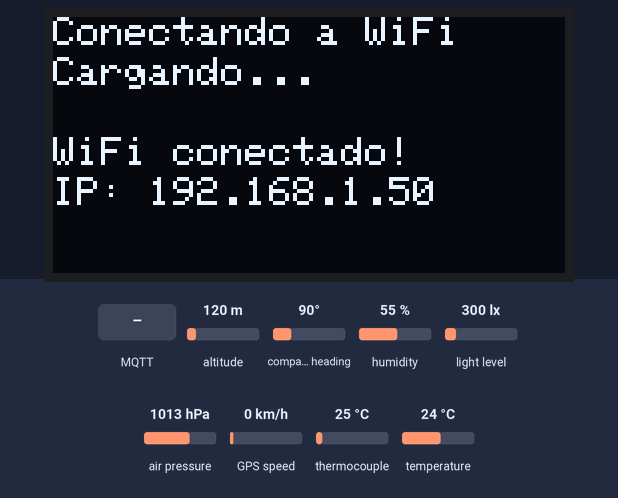
Recording of a sketch running on a simulated ESP32. On the bench: 128×64 one-colour display. The inputs (shaded band) are chosen by the test bench; at power-on: altitude 120 m, compass heading 90°, humidity 55 %, light level 300 lx, air pressure 1013 hPa, GPS speed 0 km/h, thermocouple 25 °C, temperature 24 °C. WiFi joins after 1.5 s; servers stay silent unless stated; uploads are accepted with an empty reply; the GPS gets a fix after 3 s at 37.7749, -122.4194 with 8 satellites; no MQTT or app messages arrive unless stated; what the sketch prints to the serial monitor is not drawn.

Above: at 2.7 s.
At 8.9 s:
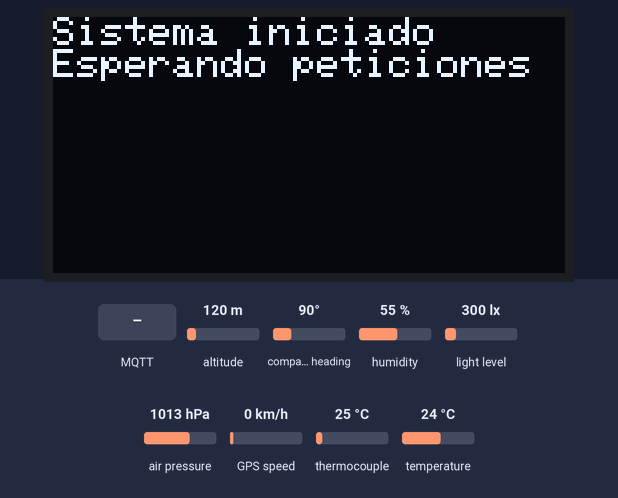
9.0 s: MQTT message "solicitar_datos" arrives on the first subscribed topic
At 10.3 s:
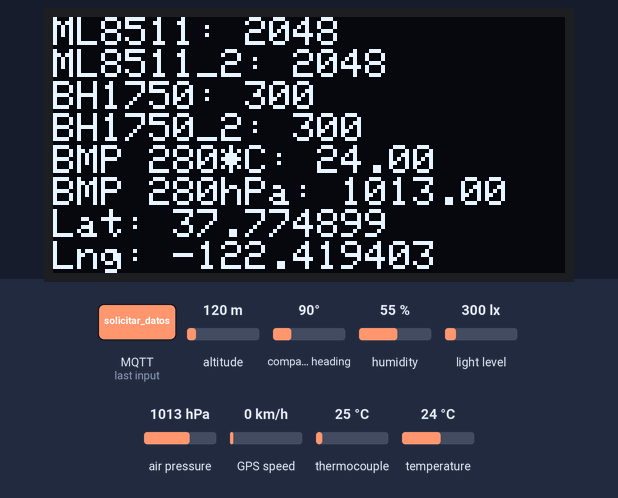
Timing chart, 0 to 12.0 s (numbered marks = the images above; inputs shaded):
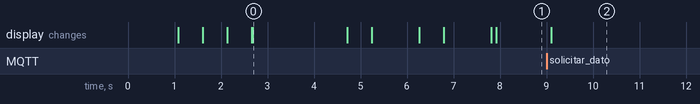

The sketch:

ComWiFi.ino
```cpp
//Librerias
#include "driver/adc.h"      // diver del ADC
#include <Wire.h>           //I2C
#include "BH1750.h"        //I2C
#include <PubSubClient.h> //MQTT
#include <HardwareSerial.h>
#include <TinyGPSPlus.h>
#include <Adafruit_BMP280.h>
#include "max6675.h"
#include <WiFi.h>
#include <HTTPClient.h>
#include <Adafruit_GFX.h>       //Para OLED
#include <Adafruit_SSD1306.h>   //Para OLED
#include "DHT.h"


//Credenciales WiFi
const char* ssid = "Edwin";
const char* password = "seed1234";

//const char* ssid = "Edwin-Lima";
//const char* password = "edwinlim123";

// Configuración MQTT

const int mqtt_port = 1883;
const char* mqtt_subscribe_topic = "raspberry/solicitar_datos";  // Tópico para recibir solicitudes
const char* mqtt_publish_topic = "esp32/respuesta";  // Tópico para publicar las respuestas
WiFiClient espClient;
PubSubClient client(espClient);

//Comunicación HTTP
const char* mqtt_broker = "192.168.137.5";  // IP de la Raspberry Pi o broker MQTT
const char* servidor = "http://192.168.137.5:8000/api/datos";  // Ruta API

//Configuración del ADC
adc1_channel_t channel_ADC1_2 = ADC1_CHANNEL_2;  //pin GPIO2
adc1_channel_t channel_ADC1_3 = ADC1_CHANNEL_3;  //pin GPIO3
adc_atten_t atten = ADC_ATTEN_DB_11;   // también hay otras opciones; e.g., 2_5

//Variables de Control
unsigned long ultimoMensaje = 0;
const unsigned long tiempoEspera = 300000;  // 30 segundos (ajustable)


// Configuración del OLED
#define Screen_width 128
#define Screen_height 64
#define OLED_reset -1
#define Screen_address 0x3C
#define DHTPIN 0        //  GPIO 0
#define DHTTYPE DHT11   // Tipo de sensor (puede ser DHT11 o DHT22)
#define RXD2 5  // Conectado al TX del GPS
#define TXD2 4  // (Normalmente no necesario transmitir al GPS)
int thermoDO = 7;
int thermoCS = 9;
int thermoCLK = 6;

Adafruit_SSD1306 display(Screen_width, Screen_height, &Wire, OLED_reset);
BH1750 visible_light;   // sensor of natural light BH1750
BH1750 visible_light2;

//Nueva integración
// Sensor de Presion
Adafruit_BMP280 bmp; // use I2C interface
Adafruit_Sensor *bmp_temp = bmp.getTemperatureSensor();
Adafruit_Sensor *bmp_pressure = bmp.getPressureSensor();
//GPS
TinyGPSPlus gps;
HardwareSerial SerialGPS(1);
//Sensor de temperatura max
MAX6675 thermocouple(thermoCLK, thermoCS, thermoDO);
//DHT 11
DHT dht(DHTPIN, DHTTYPE);


//=================================================================
//                      SETUP
//=================================================================
void setup() {
  Serial.begin(115200);  // config com serial
  Wire.begin(18, 19);
   //configuracion OLED
  display.begin(SSD1306_SWITCHCAPVCC, Screen_address);
  display.clearDisplay();
  display.display();
  delay(1000);

  //Iniciailización WiFi-MQTT
  conectarWiFi();

  //Inicialización ADC
  adc1_config_width(ADC_WIDTH_BIT_12);
  adc1_config_channel_atten(channel_ADC1_2, atten);
  adc1_config_channel_atten(channel_ADC1_3, atten);
  // config of visible light sensor
  visible_light.begin(BH1750::CONTINUOUS_HIGH_RES_MODE, 0x23, &Wire);
  visible_light2.begin(BH1750::CONTINUOUS_HIGH_RES_MODE, 0x5C, &Wire);
  //Nuevo Presion
  unsigned status;
  //status = bmp.begin(BMP280_ADDRESS_ALT, BMP280_CHIPID);
  status = bmp.begin(0x76);
  if (!status) {
    String mensaje = "Error: BMP280 no detectado";
    Serial.println(mensaje);

    display.clearDisplay();
    display.setTextSize(1);
    display.setTextColor(SSD1306_WHITE);
    display.setCursor(0, 0);
    display.println(mensaje);

    uint8_t sensorID = bmp.sensorID();
    String idMensaje = "ID: 0x" + String(sensorID, HEX);
    Serial.println(idMensaje);
    display.setCursor(0, 10);
    display.println(idMensaje);
    display.display();

    while (1) delay(10);  // detener ejecución
  }
  /* Default settings from datasheet. */
  bmp.setSampling(Adafruit_BMP280::MODE_NORMAL,     /* Operating Mode. */
                  Adafruit_BMP280::SAMPLING_X2,     /* Temp. oversampling */
                  Adafruit_BMP280::SAMPLING_X16,    /* Pressure oversampling */
                  Adafruit_BMP280::FILTER_X16,      /* Filtering. */
                  Adafruit_BMP280::STANDBY_MS_500); /* Standby time. */

  bmp_temp->printSensorDetails();
  // Inicializar UART1 para GPS
  Serial.println("Iniciando comunicación con GPS...");
  display.clearDisplay();
  display.setCursor(0, 0);
  display.println("Iniciando GPS...");
  display.display();
  delay(500);
  SerialGPS.begin(9600, SERIAL_8N1, RXD2, TXD2);
  display.clearDisplay();
  display.setCursor(0, 0);
  display.println("GPS Iniciado...");
  display.display();
  delay(1000);

  //DHT11
  Serial.println("Iniciando sensor DHT11...");
  display.clearDisplay();
  display.setCursor(0, 0);
  display.println("Iniciando DHT11...");
  display.display();
  delay(500);
  dht.begin();
  display.clearDisplay();
  display.setCursor(0, 0);
  display.println("DHT11 Iniciado...");
  display.display();
  delay(1000);

  client.setServer(mqtt_broker, mqtt_port);
  client.setCallback(callback);
  ultimoMensaje = millis();
}


//=================================================================
//                      Funciones de MQTT
//=================================================================
// Función que se ejecuta cuando se recibe un mensaje en el tópico suscrito
void callback(char* topic, byte* payload, unsigned int length) {
  String mensaje = "";
  for (int i = 0; i < length; i++) {
    mensaje += (char)payload[i];
  }

  // Si se recibe la solicitud de datos
  if (String(topic) == mqtt_subscribe_topic && mensaje == "solicitar_datos") {
    // Aquí se pueden incluir los valores de los sensores que deseas enviar
    send_rasp();
    Serial.println("Datos enviados correctamente");
  }
}
// Conectar al broker MQTT
void reconnect() {
  while (!client.connected()) {
    String mensaje = "Intentando conectar al broker MQTT...";
    Serial.println(mensaje);

    display.clearDisplay();
    display.setTextSize(1);
    display.setTextColor(SSD1306_WHITE);
    display.setCursor(0, 0);
    display.println(mensaje);
    display.display();

    if (client.connect("ESP32Client")) {
      mensaje = "Conectado al broker MQTT";
      Serial.println(mensaje);

      display.setCursor(0, 20);
      display.println(mensaje);
      display.display();
      client.subscribe(mqtt_subscribe_topic);  // Suscribirse al tópico
      mostrarMensajeEspera();

    } else {
      mensaje = "Error al conectar, rc=" + String(client.state());
      Serial.println(mensaje);

      display.setCursor(0, 20);
      display.println(mensaje);
      display.display();

      delay(2000);
    }
  }
}

//=================================================================
//           Funciones de Envío de Datos a Raspberry
//=================================================================
void send_rasp() {
  ultimoMensaje = millis();  // Actualiza cada vez que recibe solicitud
  Serial.println("---------------------INICIO------------------");
  while (SerialGPS.available() > 0) {
    gps.encode(SerialGPS.read());
  }
  int uv_ml8511_1 = adc1_get_raw(channel_ADC1_3);
  int uv_ml8511_2 = adc1_get_raw(channel_ADC1_2);
  int vis_light_level = visible_light.readLightLevel();
  int vis_light_level_2 = visible_light2.readLightLevel();
  float humedad = dht.readHumidity();
  float temperatura = dht.readTemperature();
  sensors_event_t temp_event, pressure_event;
  bmp_temp->getEvent(&temp_event);
  bmp_pressure->getEvent(&pressure_event);
  float temp_bmp = temp_event.temperature;
  float presion_bmp = pressure_event.pressure;
  float lat = 0.0;
  float lng = 0.0;
  int satelites = 0;
  float altitud = 0.0;
  String fecha = "";
  String hora = "";

  if (isnan(humedad) || isnan(temperatura)) {
    Serial.println("¡Fallo al leer del sensor DHT11!");
    return;
  }

  display.clearDisplay();
  display.setTextColor(SSD1306_WHITE);
  display.setTextSize(1);
  display.setCursor(0, 0);

  display.println("ML8511: " + String(uv_ml8511_1));
  display.println("ML8511_2: " + String(uv_ml8511_2));
  display.println("BH1750: " + String(vis_light_level));
  display.println("BH1750_2: " + String(vis_light_level_2));
  display.println("BMP 280*C: " + String(temp_bmp));
  display.println("BMP 280hPa: " + String(presion_bmp));


  Serial.print("Humedad: "); Serial.print(humedad); Serial.print(" %\t");
  Serial.print("Temperatura: "); Serial.println(temperatura);
  Serial.println("ML8511: " + String(uv_ml8511_1));
  Serial.println("ML8511_2: " + String(uv_ml8511_2));
  Serial.println("BH1750: " + String(vis_light_level));
  Serial.println("BH1750-2: " + String(vis_light_level_2));
  Serial.println("BMP 280*C: " + String(temp_bmp));
  Serial.println("BMP 280hPa: " + String(presion_bmp));

  lat = gps.location.lat();
  lng = gps.location.lng();
  satelites = gps.satellites.value();
  altitud = gps.altitude.meters();
  fecha = String(gps.date.day()) + "/" + String(gps.date.month()) + "/" + String(gps.date.year());
  hora = String(gps.time.hour()) + ":" + String(gps.time.minute()) + ":" + String(gps.time.second());

  display.println("Lat: " + String(lat, 6));
  display.println("Lng: " + String(lng, 6));

  Serial.println("Latitud: " + String(lat, 6));
  Serial.println("Longitud: " + String(lng, 6));
  Serial.println("Satélites: " + String(satelites));
  Serial.println("Altitud: " + String(altitud) + " m");
  Serial.println("Fecha: " + fecha);
  Serial.println("Hora: " + hora);

  float temp_max_c = thermocouple.readCelsius();
  float temp_max_f = thermocouple.readFahrenheit();
  Serial.println("MAX Temperatura C: " + String(temp_max_c));
  Serial.println("MAX Temperatura F: " + String(temp_max_f));
  Serial.println("---------------------FIN------------------");

  display.display();

  enviarDatos( uv_ml8511_1,uv_ml8511_2, vis_light_level,vis_light_level_2, humedad, temperatura, temp_bmp, presion_bmp,
              lat, lng, satelites, altitud, fecha, hora, temp_max_c, temp_max_f);

  delay(100);
}

void enviarDatos(int ml8511, int ml8511_2, int visible,int visible_2, float humedad, float temp_dht, float temp_bmp, float presion_bmp,
                 float lat, float lng, int sats, float alt, String fecha, String hora,
                 float temp_max_c, float temp_max_f) {
  if (WiFi.status() == WL_CONNECTED) {
    HTTPClient http;
    http.begin(servidor);
    http.addHeader("Content-Type", "application/json");

    String json = "{";
    json += "\"ml8511\":" + String(ml8511) + ",";
    json += "\"ml8511_2\":" + String(ml8511_2) + ",";
    json += "\"visible\":" + String(visible) + ",";
    json += "\"visible_2\":" + String(visible_2) + ",";
    json += "\"humedad\":" + String(humedad) + ",";
    json += "\"temp_dht\":" + String(temp_dht) + ",";
    json += "\"temp_bmp\":" + String(temp_bmp) + ",";
    json += "\"presion_bmp\":" + String(presion_bmp) + ",";
    json += "\"lat\":" + String(lat, 6) + ",";
    json += "\"lng\":" + String(lng, 6) + ",";
    json += "\"satelites\":" + String(sats) + ",";
    json += "\"altitud\":" + String(alt) + ",";
    json += "\"fecha\":\"" + fecha + "\",";
    json += "\"hora\":\"" + hora + "\",";
    json += "\"temp_max_c\":" + String(temp_max_c) + ",";
    json += "\"temp_max_f\":" + String(temp_max_f);
    json += "}";

    int httpResponseCode = http.POST(json);
    Serial.print("Código HTTP: ");
    Serial.println(httpResponseCode);

    if (httpResponseCode > 0) {
      String respuesta = http.getString();
      Serial.println("Respuesta del servidor:");
      Serial.println(respuesta);
    } else {
      Serial.println("Error al enviar datos");
       // Mostrar en pantalla solo si falla
      display.clearDisplay();
      display.setTextSize(1);
      display.setTextColor(SSD1306_WHITE);
      display.setCursor(0, 0);
      display.println("Error HTTP");
      display.setCursor(0, 10);
      display.print("Codigo: ");
      display.println(httpResponseCode);
      display.display();
    }
    http.end();
  } else {
     display.clearDisplay();
    display.setTextSize(1);
    display.setTextColor(SSD1306_WHITE);
    display.setCursor(0, 0);
    display.println("WiFi no conectado");
    display.display();
  }
}

//=================================================================
//                      Funciones de WiFi
//=================================================================
void conectarWiFi() {
  WiFi.begin(ssid, password);
  display.clearDisplay();
  display.setTextColor(SSD1306_WHITE);
  display.setTextSize(1);
  display.setCursor(0, 0);
  display.println("Conectando a WiFi");
  display.display();

  int puntos = 0;
  Serial.print("Conectando a WiFi");
  while (WiFi.status() != WL_CONNECTED) {
    delay(500);
    Serial.print(".");
    puntos = (puntos + 1) % 4;  // 0, 1, 2, 3

    display.setCursor(0, 10);
    display.print("Cargando");
    for (int i = 0; i < puntos; i++) {
      display.print(".");
    }
    display.print("    "); // Borra sobrantes si hay menos puntos
    display.display();
  }
  Serial.println("\nConectado a WiFi");
  Serial.println(WiFi.localIP());
  display.setCursor(0, 30);
  display.println("WiFi conectado!");
  display.setCursor(0, 40);
  display.print("IP: ");
  display.println(WiFi.localIP());
  display.display();
  delay(2000);  // Pausa breve para ver el mensaje de éxito
}


void mostrarMensajeEspera() {
  display.clearDisplay();
  display.setTextColor(SSD1306_WHITE);
  display.setTextSize(1);
  display.setCursor(0, 0);
  display.println("Sistema iniciado");
  display.println("Esperando peticiones");
  display.display();
}

//=================================================================
//                      Loop
//=================================================================
void loop() {
  if (!client.connected()) {
    reconnect();
  }
  client.loop();  // Mantener la conexión y escuchar mensajes
  if (millis() - ultimoMensaje > tiempoEspera) {
    mostrarMensajeEspera();
    // Para que no siga reescribiendo todo el tiempo el mensaje
    ultimoMensaje = millis();
  }

  delay(10);
}
```

Measured:
- after the input at 9.0 s, the display: changes after 0.10 s (image 2)
- what the display in image 0 shows lasts 2.0 s, from 2.7 s to 4.7 s
